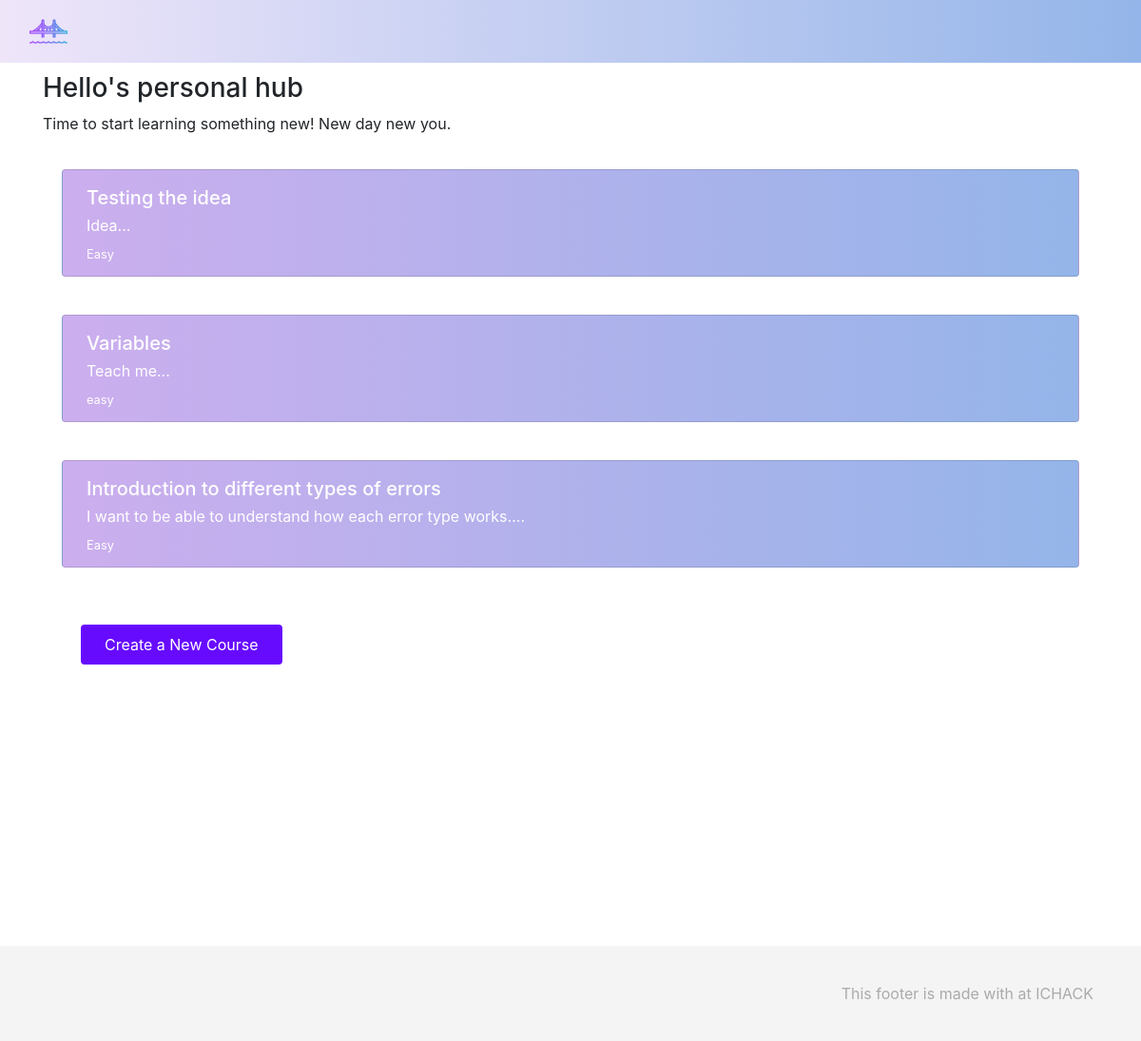
The page /dashboard (signed in) on the database its author committed.
### app/models.py (models this page shows, shortened)
class User(UserMixin, db.Model):
    id = db.Column(db.Integer, primary_key=True)
    username = db.Column(db.String(150), unique=True, nullable=False)
    password_hash = db.Column(db.String(256), nullable=False)
    section_score = db.Column(db.Float, nullable=True)  # Stores scores, can be NULL
    key_interest = db.Column(db.String(255), nullable=True)  # Stores user interests
    courses = db.relationship('Course', back_populates='author', lazy=True)

class Course(db.Model):
    id = db.Column(db.Integer, primary_key=True)
    name = db.Column(db.String(100), nullable=False)
    difficulty_matrix = db.Column(db.String(100), nullable=False)
    description = db.Column(db.Text, nullable=False)
    content = db.Column(db.Text, nullable=False)
    questions = db.Column(db.Text, nullable=False)
    author_id = db.Column(db.Integer, db.ForeignKey('user.id'), nullable=False)
    author = db.relationship('User', back_populates='courses')

### app/routes.py (the view)
@main.route('/dashboard')
@login_required
def dashboard():
    username = current_user.username
    interest = current_user.key_interest
    courses = Course.query.filter_by(author_id=current_user.id).all()
    return render_template('dashboard.html', courses=courses, interest=interest, username=username)

### app/routes.py (called while the page is built)
@login_manager.user_loader
def load_user(user_id):
    return User.query.get(int(user_id))

### app/templates/dashboard.html (shortened to what this page needs)
{% extends "base.html" %}
{% block content %}
<body>
  <div class="background-image">
  <div class="main-container smaller-border">
    <div class="padding-top container">
        <h3>{{username}}'s personal hub</h3>
        <p>Time to start learning something new! New day new you.</p>
        <div class="list-group ">
            {% for course in courses %}
              <div class="padding-20">
              <a href="{{ url_for('main.view_course', id=course.id) }}" class="backgroundcolor list-group-item list-group-item-action">
                <div class="card-product-infos">
                  <h5 class="card-txt">  {{ course.name }}</h5>
                  <p class="card-txt">{{ course.description[:100] }}...</p>
                  <small class="card-txt">{{ course.difficulty_matrix }}</small>
                </div>
              </a>
            </div>
            {% else %}
                <p>No courses found.
            {% endfor %}
            </div>
            <div class="container padding-40">
              <a href="{{ url_for('main.create_course') }}" class="btn btn-flat">Create a New Course</a>
            </div>
        </div>
      </div>
      </div>
  </body>
{% endblock %}

### app/static/style.css (style rules this page uses)
.btn-flat { color: white; padding: 8px 24px; border-radius: 4px; background: #670BFF; transition: 'background' 0.3s ease; }
.padding-20 { padding: 20px }
.padding-40 { padding: 40px }
.card-txt { margin: 5px; padding: 0px; color: white; }
.backgroundcolor { background: rgb(204,174,238); background: linear-gradient(90deg, rgba(204,174,238,1) 0%, rgba(148,181,233,1) 100%); }
.padding-top { padding-top:10px }

### rows shown on the page
User: username "Hello"
Course: name "Testing the idea", description "Idea", difficulty_matrix "Easy"
Course: name "Variables", description "Teach me", difficulty_matrix "easy"
Course: name "Introduction to different types of errors", description "I want to be able to understand how each error type works.", difficulty_matrix "Easy"
